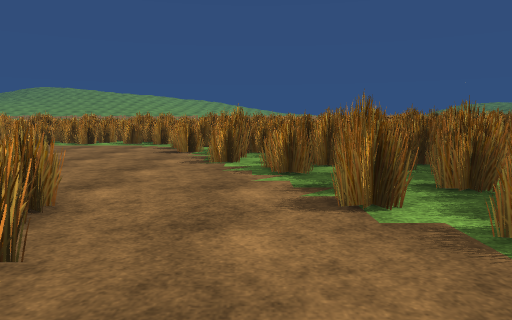
[1] (above)

24 first-person views from a walk through a scene from a Unity 3-D project. The camera is 1.2 m above the floor, tilts 6° down and sees 70° across. The floor is counted in squares, 2 m on a side. Each view is taken from the middle of a square. On the plan, view 1 faces up. The plan holds only what a view shows up to about 10 squares ahead; the rest is blank. The place goes on beyond the plan. The player is left out. Some animated figures are not drawn. Some surface patterns are stand-ins.

[2]
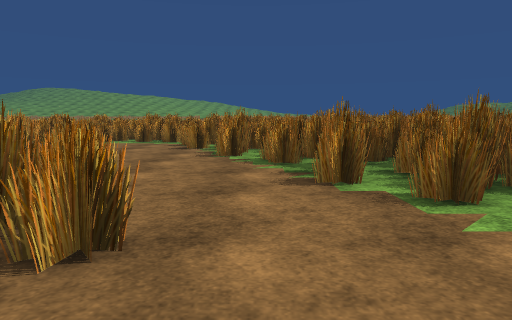

[3]
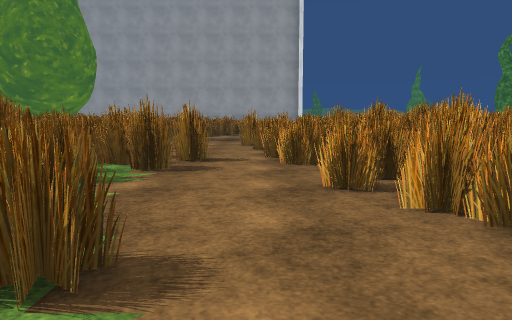

[4]
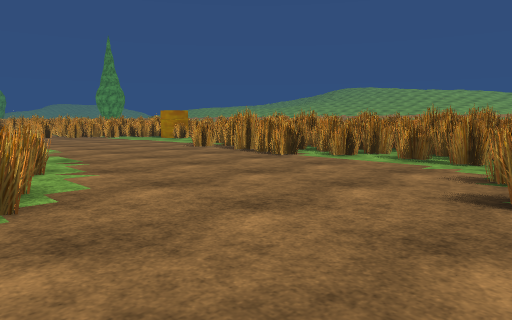

[5]
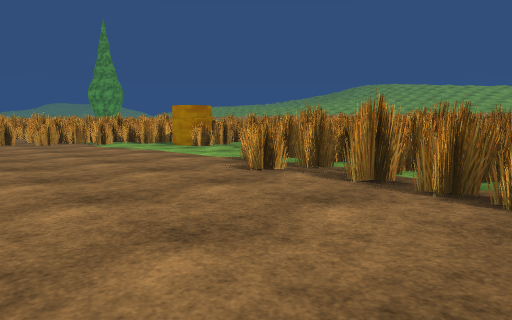

[6]
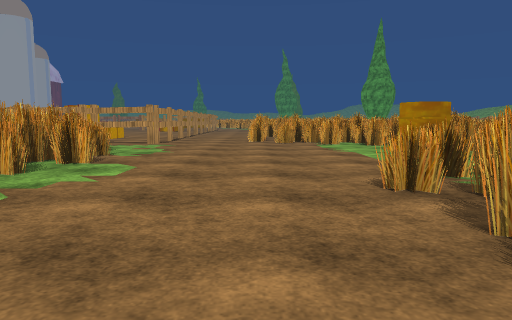

[7]
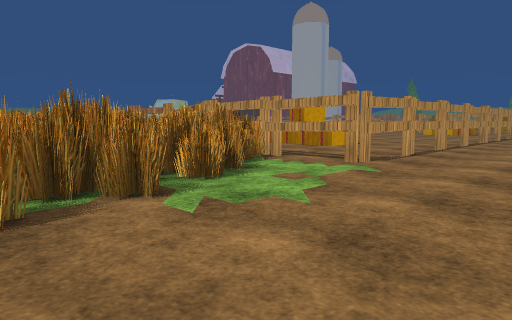

[8]
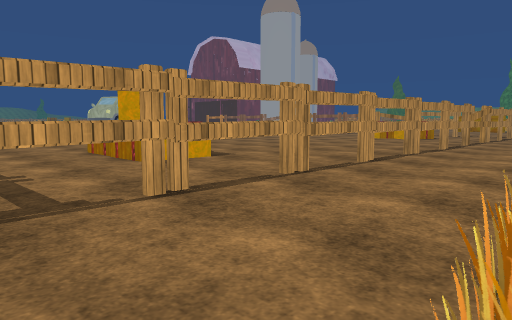

[9]
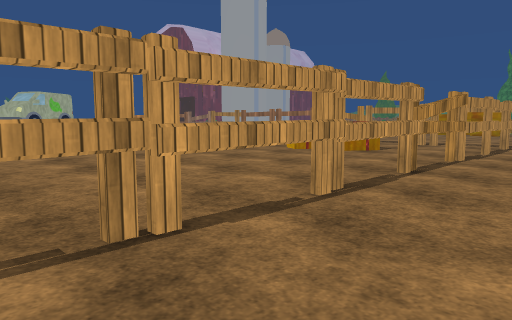

[10]
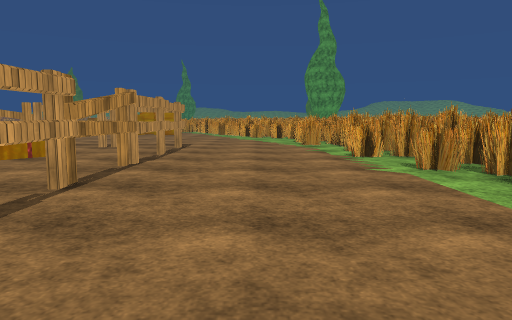

[11]
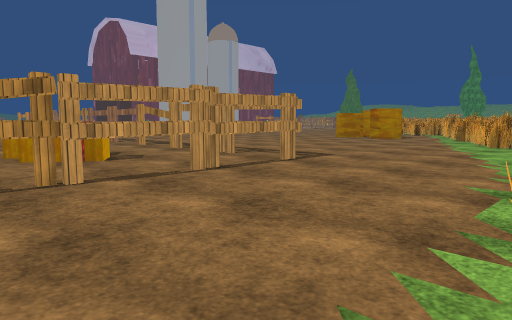

[12]
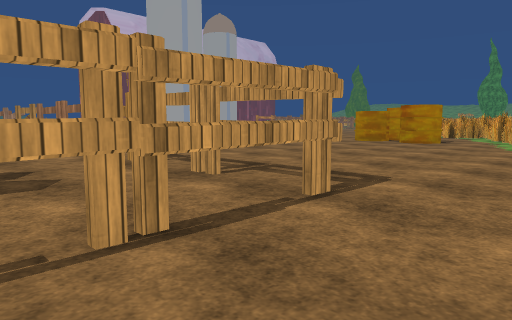

[13]
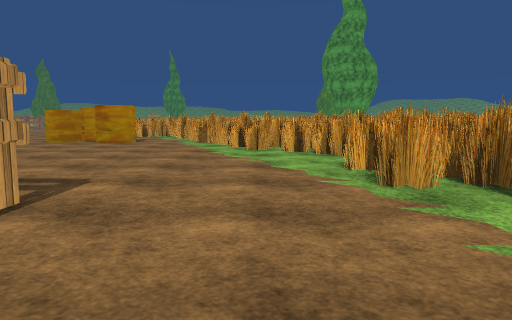

[14]
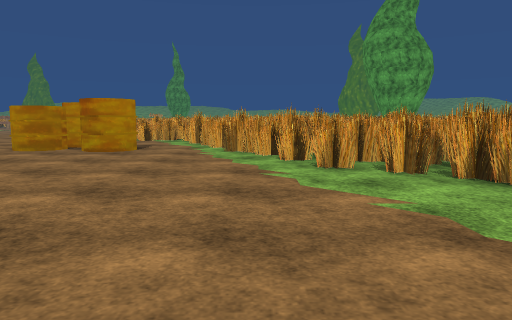

[15]
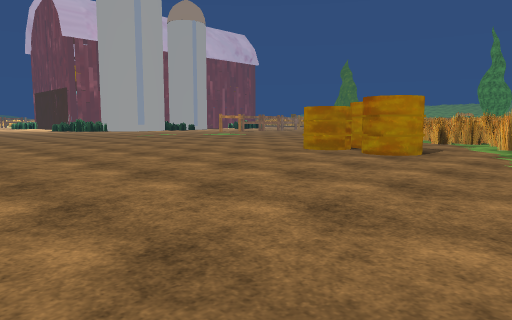

[16]
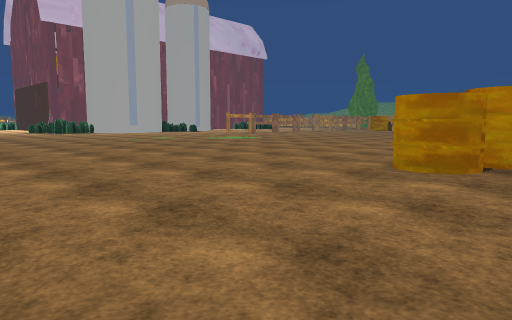

[17]
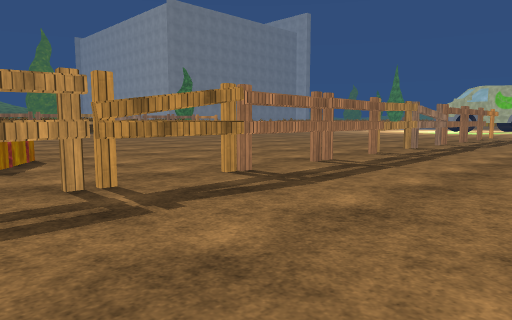

[18]
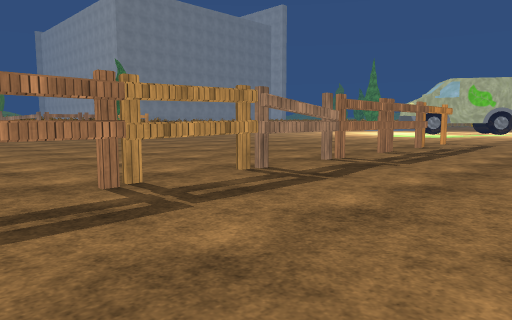

[19]
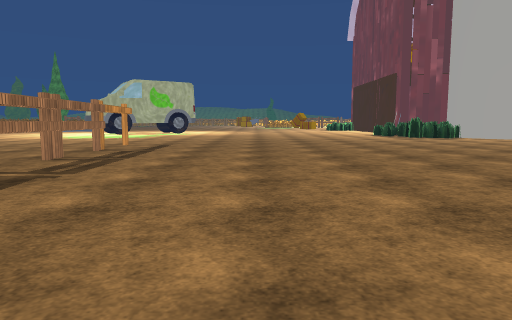

[20]
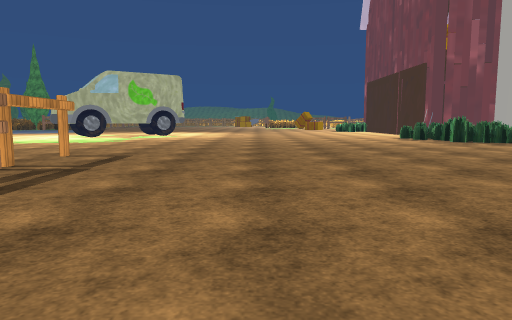

[21]
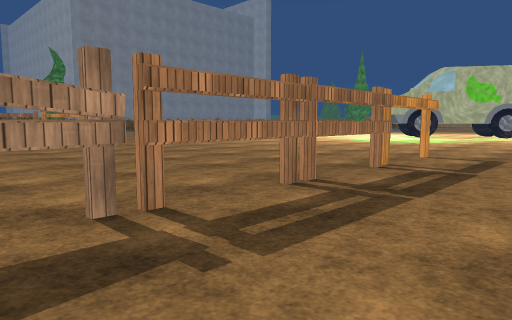

[22]
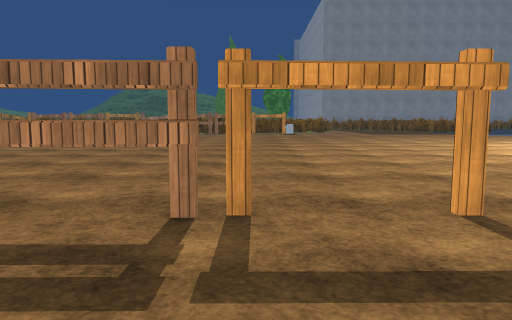

[23]
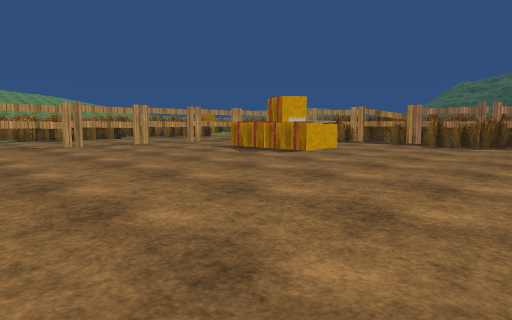

[24]
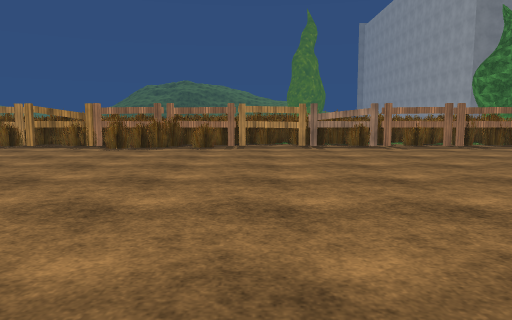

### Floor plan
Key: @ floor where view 1 was taken; # wall or solid block; . floor; = window, fence, low wall or low ledge; B hay bale; F fence.
Columns run from 43 left of view 1 to 4 right of it. Each row starts with its distance up from view 1.
 13                              ####
 12                             ##B####
 11                             ##B.. ##
 10            #######         ##.....#########
  9        ######.###...       ##......####...#
  8       ###............    .##.............##
  7      ###..................................##
  6   #####...................................###
  5   #=#.......FFFFFFFFFFFFFFFFF..####  ##....##
  4  ##.........F...............F####     ##....#
  3 ##..BB......F..B........BB..F##        #=#..##
  2 #. BB.......F..B........BB..##           ##.##
  1     B.......F...........BB..F#           ##..#
  0   ..........F...............##           #=@.#
 -1 ............F..............=F#           ##.##
 -2 ............F...............##           #####
 -3  ...........F...............F#            ##.##
 -4   ..........F...............F#             #. ##
 -5    .........F...............F#            ##.
 -6     ........F....... .......F#            #
 -7      .......F.......   .....F#
 -8      .......F.......    ....F#
 -9      .......F.......      ..##
-10     ........F........      .F#
-11    .........F........        #
-12    .........F........
-13    ..................
-14    ..................
-15    ..................
-16    ............. ....

Positions as (right, up) in squares from view 1, and headings:
1: (0, 0), facing up
2: (0, -1), facing up
3: (0, 4), facing down
4: (-1, 4), facing up-left
5: (-5, 6), facing up-left
6: (-5, 8), facing left
7: (-10, 8), facing down-left
8: (-15, 8), facing down-left
9: (-21, 7), facing down-left
10: (-22, 7), facing left
11: (-26, 9), facing down-left
12: (-28, 7), facing down-left
13: (-28, 7), facing left
14: (-31, 6), facing left
15: (-32, 6), facing down-left
16: (-34, 3), facing down-left
17: (-34, 3), facing down-right
18: (-34, -2), facing down-right
19: (-34, -3), facing down
20: (-34, -6), facing down
21: (-33, -6), facing down-right
22: (-33, -11), facing right
23: (-25, -4), facing up-right
24: (-24, -4), facing right
